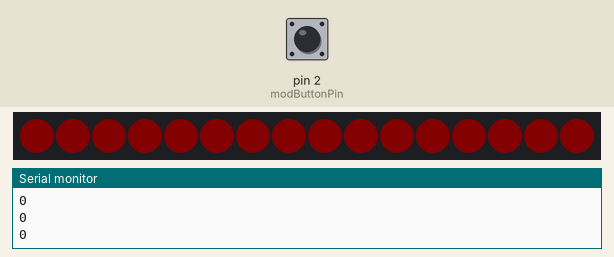
Bench run of a sketch on a simulated Arduino Uno, built with avr-gcc and run on an emulated ATmega328P. On the bench: 16 RGB LEDs in strip order, left to right, the last lines printed to the serial monitor. The test bench sets the inputs (shaded band); at power-on: pin 2 (modButtonPin) LOW. Dim RGB values are drawn brighter than linear.

Above: at 4.89 s.
5.7 s: pin 2 (modButtonPin) pulled HIGH for 2.85 s
At 7.58 s:
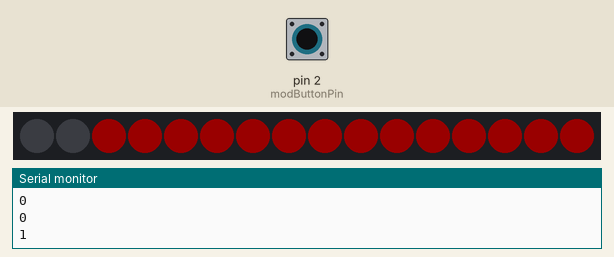
10.0 s: pin 2 (modButtonPin) pulled HIGH for 2.85 s
At 10.93 s:
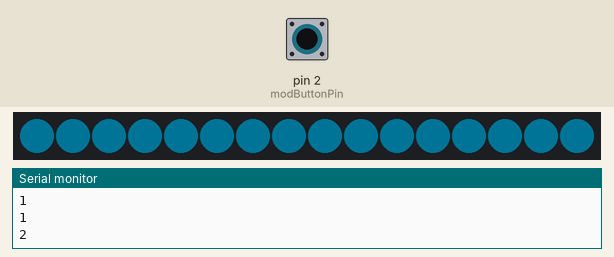

The sketch:

testLED_strip_with_modifierButton.ino
```cpp
#include "FastLED.h"

//Number of LEDs
#define NUM_LEDS 16

//Define our clock and data lines
#define DATA_PIN 7
#define CLOCK_PIN 6

#define WAIT 20
#define MAXBRIGHTNESS 70
#define MINBRIGHTNESS 10

//Create the LED array
CRGB leds[NUM_LEDS];

const int modButtonPin = 2;
int modButtonState = 0;
int modButtonCycle = 0;

void setup() {

  //Tell FastLED what we're using. Note "BGR" where you might normally find "RGB".
  //This is just to rearrange the order to make all the colors work right.
  FastLED.addLeds<APA102, DATA_PIN, CLOCK_PIN, BGR>(leds, NUM_LEDS);

  //Set global brightness
  FastLED.setBrightness(0);

  pinMode(modButtonPin, INPUT);

  // For testign
  Serial.begin(9600);
}

void loop() {

  modButtonState = digitalRead(modButtonPin);
  if (modButtonState == HIGH) {
    // include 3 different cycles
    if (modButtonCycle < 2) {
      modButtonCycle++;
    }
    else if (modButtonCycle ==2) {
      modButtonCycle == 0;

    }
  }

  Serial.println(modButtonCycle);

  if (modButtonCycle == 0)
  {
    glowRed(MINBRIGHTNESS, MAXBRIGHTNESS);
  }
  else if (modButtonCycle == 1) {
    move(NUM_LEDS, 50);
  }
  else {
    glowBlue(MINBRIGHTNESS, MAXBRIGHTNESS);
  }


}

// glow red function
void glowRed(int minBrightness, int maxBrightness) {
  // turn all LEDs on
  //Set global brightness
  FastLED.setBrightness(0);

  for (int led = 0; led < NUM_LEDS; led++) {
    leds[led] = CRGB::Maroon;
  }
  FastLED.show();

  // glowing UP
  for (int t = minBrightness; t < maxBrightness; t++) {
    FastLED.setBrightness(t);
    FastLED.show();
    delay(WAIT);
  }

  // glowing DOWN
  for (int t = maxBrightness; t > minBrightness; t--) {
    FastLED.setBrightness(t);
    FastLED.show();
    delay(WAIT);
  }
}

// move function
void move(int numLEDS, int brightness) {
  FastLED.setBrightness(brightness);
  for (int dot = 0; dot < numLEDS; dot++) {
    leds[dot] = CRGB::Maroon;
    FastLED.show();
    leds[dot] = CRGB::Black;
    delay(100);
  }
}

// glow blue function
void glowBlue(int minBrightness, int maxBrightness) {
  // turn all LEDs on
  //Set global brightness
  FastLED.setBrightness(0);

  for (int led = 0; led < NUM_LEDS; led++) {
    leds[led] = CRGB::DeepSkyBlue;
  }
  FastLED.show();

  // glowing UP
  for (int t = minBrightness; t < maxBrightness; t++) {
    FastLED.setBrightness(t);
    FastLED.show();
    delay(WAIT);
  }

  // glowing DOWN
  for (int t = maxBrightness; t > minBrightness; t--) {
    FastLED.setBrightness(t);
    FastLED.show();
    delay(WAIT);
  }
}
```
